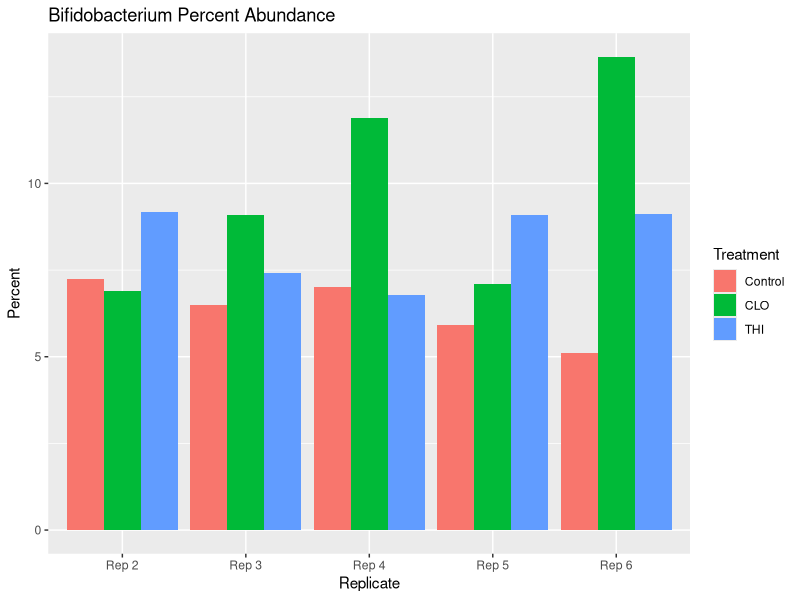

Recreate this plot in R.
# This script plots a bar graph for samples containing percentage data.
# The input is genus clade percent data from Pavian (kraken reports).
# To download the data in a script-ready form, go to the Comparison tab in
# Pavian, filter out Eukaryota, ensure clade is selected and select percent.

library(dplyr)
library(tidyr)
library(ggplot2)

# read data
ctx_data <- read.delim(file = 'ctx_kraken_genus_percent_data.tsv',
                       header = TRUE,
                       sep = '\t')

# clean data
bifido_data <- select(ctx_data, -taxRank, -taxID, -Max, -lineage) %>%
  filter(name == "Bifidobacterium") %>%
  pivot_longer(!name, names_to = "sample", values_to = "percent") %>%
  pivot_wider(names_from = "name", values_from = "percent")

# add treatment info
treatments <- c("Control", "CLO", "THI",
                "Control", "CLO", "THI",
                "Control", "CLO", "THI",
                "Control", "CLO", "THI",
                "Control", "CLO", "THI")
bifido_data$treatment <- treatments

# for ordering on plots
order <- c("Control", "CLO", "THI")

# adjust factor levels for ordering
bifido_data$treatment <- factor(bifido_data$treatment,
                                   levels = order)

# add replicate info
replicates <- c("Rep 2","Rep 2","Rep 2",
                "Rep 3","Rep 3","Rep 3",
                "Rep 4","Rep 4","Rep 4",
                "Rep 5","Rep 5","Rep 5",
                "Rep 6","Rep 6","Rep 6")
bifido_data$replicate <- replicates

bifido_plot <- ggplot(bifido_data, 
                      aes(x = replicate, 
                          y = Bifidobacterium, 
                          fill = treatment)) +
  geom_bar(stat = "identity", position = "dodge") +
  scale_fill_discrete(limits = order) +
  labs(title = "Bifidobacterium Percent Abundance",
       x = "Replicate",
       y = "Percent",
       fill = "Treatment")

bifido_plot

# save plot as svg
# svg("Bifido_Percent_Abundance.svg")
# bifido_plot
# dev.off()
